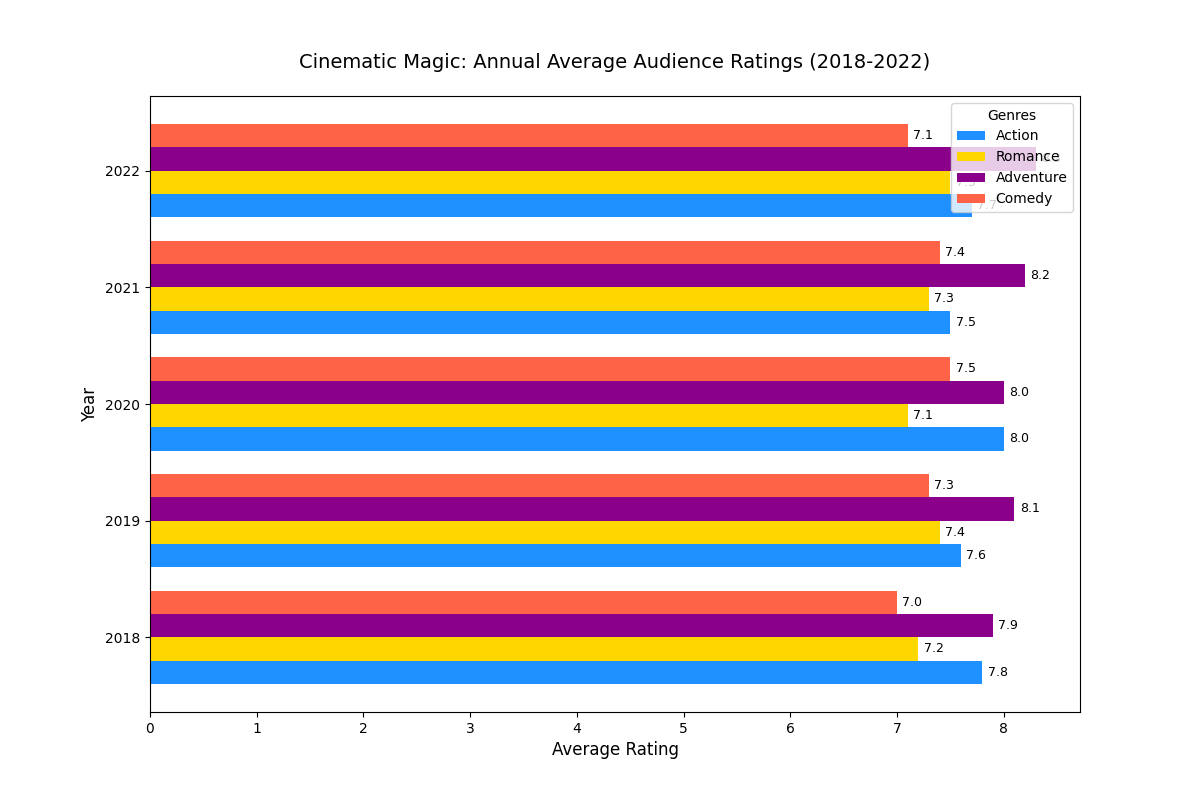

Write the Python code that produced this figure.
import matplotlib.pyplot as plt
import numpy as np

years = ["2018", "2019", "2020", "2021", "2022"]
genres = ["Action", "Romance", "Adventure", "Comedy"]

ratings_data = np.array([
    [7.8, 7.6, 8.0, 7.5, 7.7],  # Action
    [7.2, 7.4, 7.1, 7.3, 7.5],  # Romance
    [7.9, 8.1, 8.0, 8.2, 8.3],  # Adventure
    [7.0, 7.3, 7.5, 7.4, 7.1]   # Comedy
])

colors = ['#1E90FF', '#FFD700', '#8B008B', '#FF6347']

fig, ax = plt.subplots(figsize=(12, 8))
bar_height = 0.2
y_pos = np.arange(len(years))

for i, genre in enumerate(genres):
    ax.barh(y_pos + i * bar_height, ratings_data[i], height=bar_height, color=colors[i], label=genre)

plt.title('Cinematic Magic: Annual Average Audience Ratings (2018-2022)', fontsize=14, pad=20)
plt.ylabel('Year', fontsize=12)
plt.xlabel('Average Rating', fontsize=12)
plt.yticks(y_pos + bar_height * (len(genres) / 2 - 0.5), years)
plt.legend(title="Genres")

for i, genre in enumerate(genres):
    for j in range(len(years)):
        ax.text(ratings_data[i][j] + 0.05, y_pos[j] + i * bar_height, f'{ratings_data[i][j]:.1f}', 
                ha='left', va='center', fontsize=9, color='black')

plt.show()
